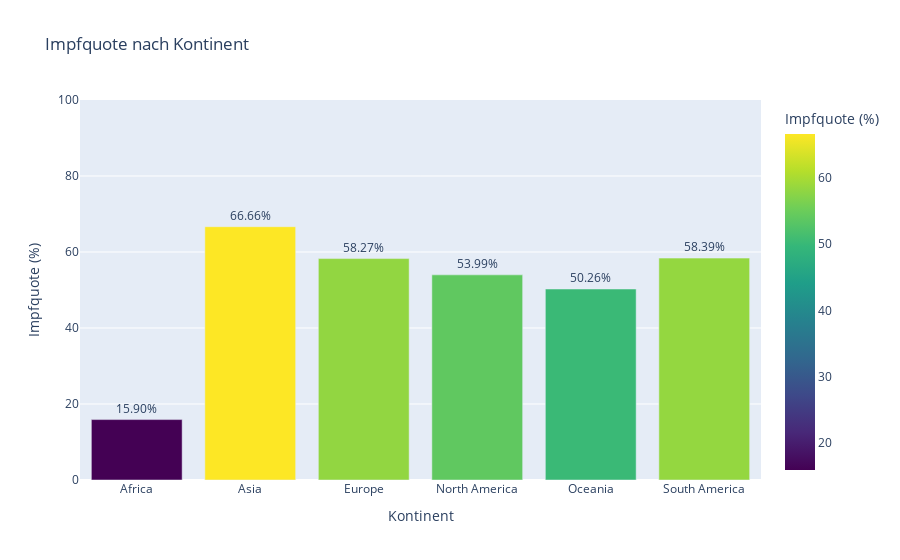

Notebook source saved alongside this figure:
### Code cell
# Daten einlesen
df_grouped_cont = pd.read_csv('df_grouped_cont.csv')

# Impfquote berechnen
df_grouped_cont['impfquote'] = (df_grouped_cont['people_fully_vaccinated'] / df_grouped_cont['population']) * 100

# Interaktiven Barplot erstellen
fig = px.bar(df_grouped_cont, 
             x='continent', 
             y='impfquote', 
             title='Impfquote nach Kontinent',
             labels={'impfquote': 'Impfquote (%)', 'continent': 'Kontinent'},
             color='impfquote',
             color_continuous_scale=px.colors.sequential.Viridis,
             text='impfquote')

# Formatierung der Prozentzahlen
fig.update_traces(texttemplate='%{text:.2f}%', textposition='outside')

# Y-Achse auf 0-100% setzen
fig.update_layout(yaxis_range=[0, 100])

# Grafik anzeigen
fig.show()

### Figure 1 — Plotly figure (JSON) as saved in the notebook; plotly's stock layout.template omitted (floating-point values rounded to 4 significant figures)
{"data": [{"alignmentgroup": "True", "hovertemplate": "Kontinent=%{x}<br>Impfquote (%)=%{marker.color}<extra></extra>", "legendgroup": "", "marker": {"color": [15.9, 66.66, 58.27, 53.99, 50.26, 58.39], "coloraxis": "coloraxis", "pattern": {"shape": ""}}, "name": "", "offsetgroup": "", "orientation": "v", "showlegend": false, "text": [15.9, 66.66, 58.27, 53.99, 50.26, 58.39], "textposition": "outside", "texttemplate": "%{text:.2f}%", "type": "bar", "x": ["Africa", "Asia", "Europe", "North America", "Oceania", "South America"], "xaxis": "x", "y": [15.9, 66.66, 58.27, 53.99, 50.26, 58.39], "yaxis": "y"}], "layout": {"barmode": "relative", "coloraxis": {"colorbar": {"title": {"text": "Impfquote (%)"}}, "colorscale": [[0, "#440154"], [0.1111, "#482878"], [0.2222, "#3e4989"], [0.3333, "#31688e"], [0.4444, "#26828e"], [0.5556, "#1f9e89"], [0.6667, "#35b779"], [0.7778, "#6ece58"], [0.8889, "#b5de2b"], [1, "#fde725"]]}, "legend": {"tracegroupgap": 0}, "title": {"text": "Impfquote nach Kontinent"}, "xaxis": {"anchor": "y", "domain": [0, 1], "title": {"text": "Kontinent"}}, "yaxis": {"anchor": "x", "domain": [0, 1], "range": [0, 100], "title": {"text": "Impfquote (%)"}}}}
